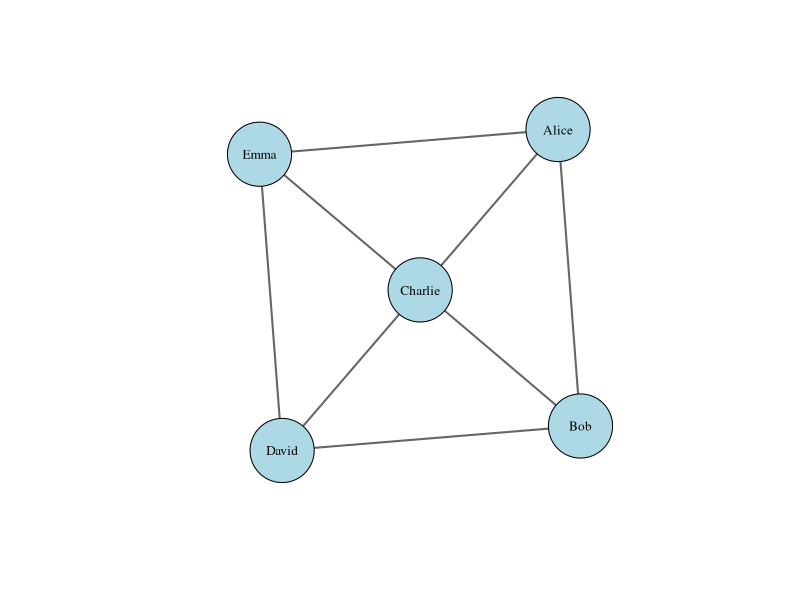
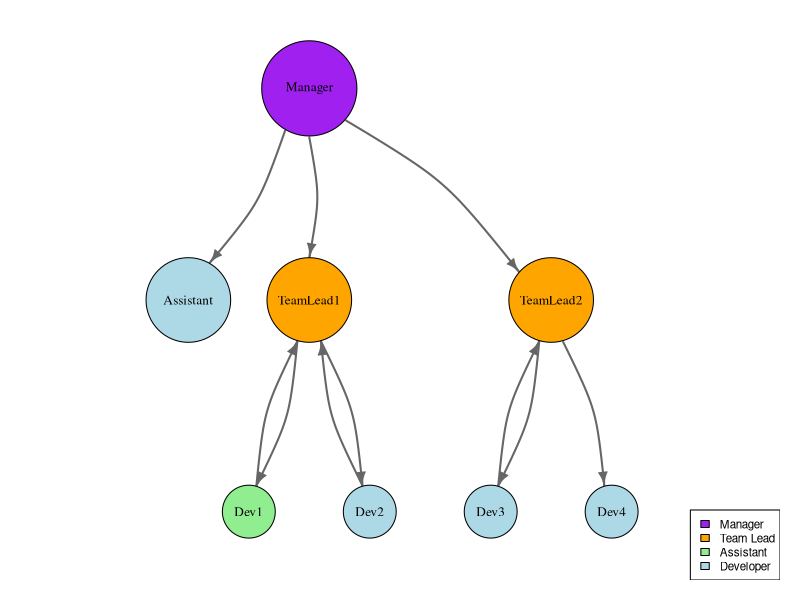
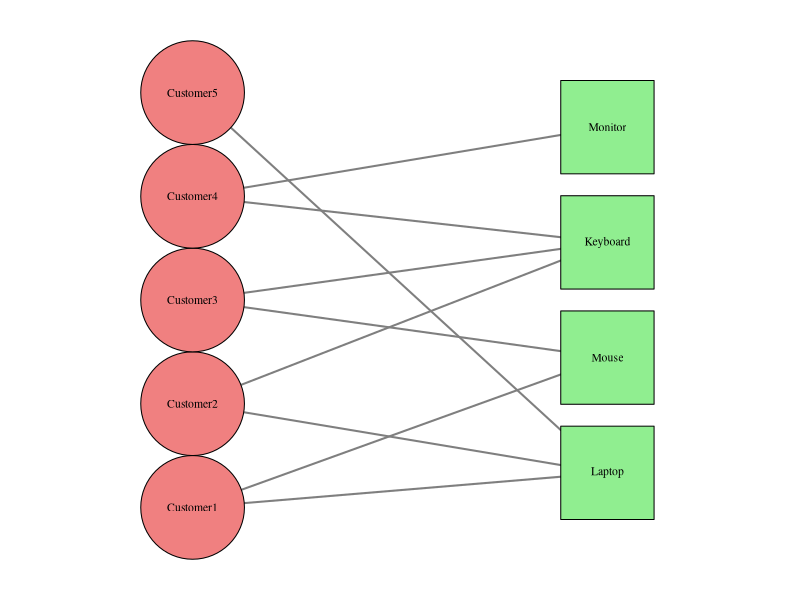
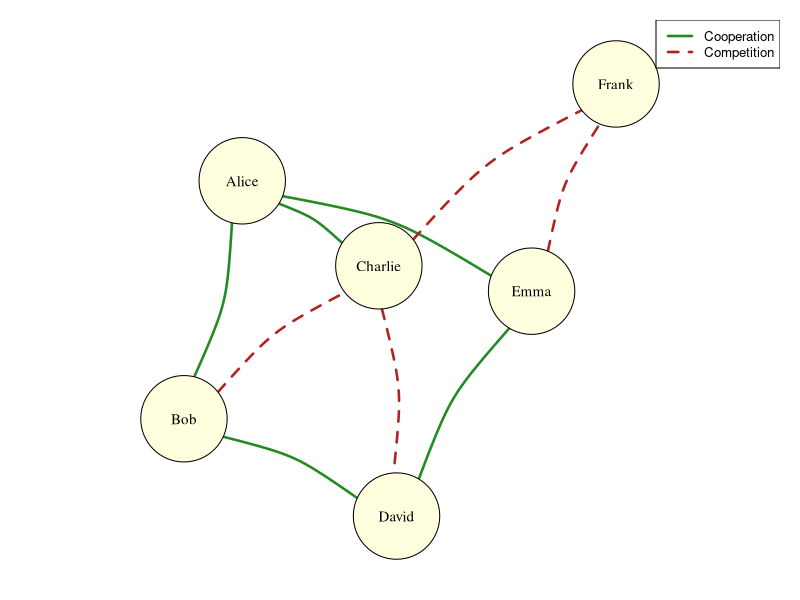
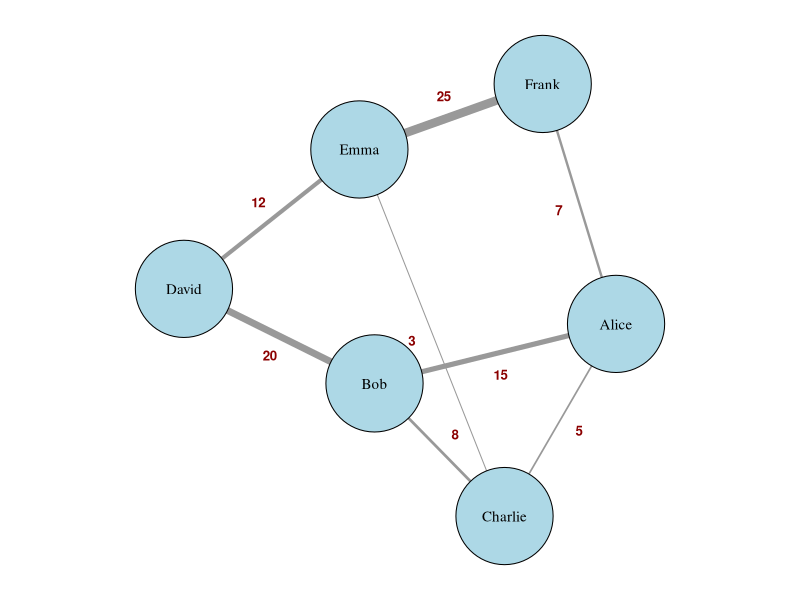
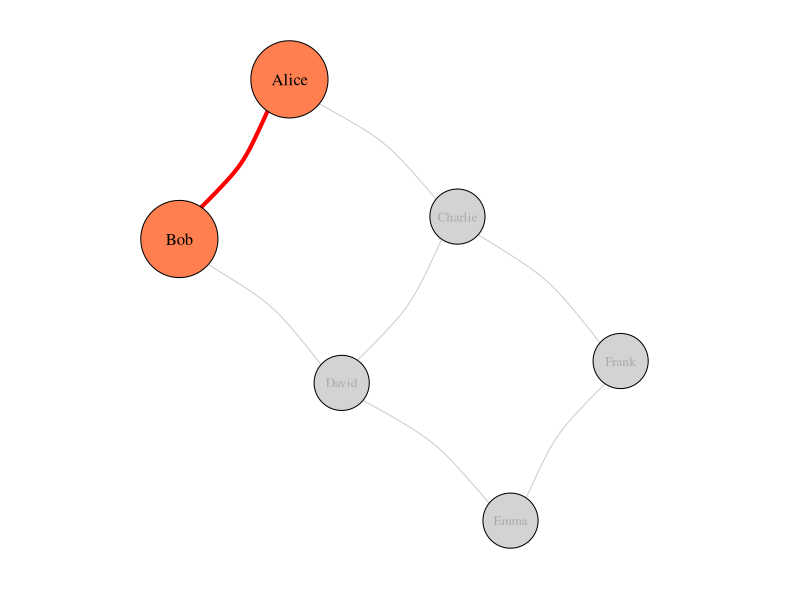
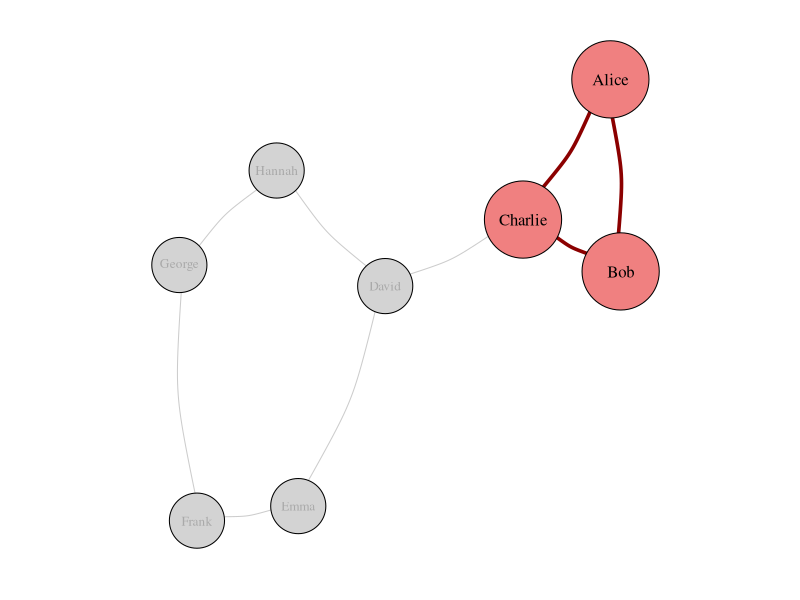

Recreate these plots in R, in order.
## ---- chunk 1
#| label: one-mode-network-viz
#| message: false
#| warning: false
#| echo: false
#| fig-cap: "Example of a one-mode collaboration network showing connections between individuals"

# Load required library
library(igraph)

# Create a sample one-mode network (e.g., collaboration network)
# Edge list format: who collaborates with whom
edges <- data.frame(
  from = c("Alice", "Alice", "Bob", "Bob", "Charlie", "David", "Emma", "Emma"),
  to = c("Bob", "Charlie", "Charlie", "David", "David", "Emma", "Alice", "Charlie")
)

# Create igraph object
g <- graph_from_data_frame(edges, directed = FALSE)

# Set transparent background
par(bg = "transparent")

# Basic visualization
plot(g, 
     vertex.size = 40,
     vertex.color = "lightblue",
     vertex.label.color = "black",
     vertex.label.cex = 0.8,
     edge.width = 2,
     edge.color = "gray40",
     layout = layout_with_fr(g))
## ---- chunk 2
#| label: directed-network-viz
#| message: false
#| warning: false
#| echo: false
#| fig-cap: "Directed Email Communication Network"

# Load required library
library(igraph)

# Create a directed network (e.g., email communication)
edges <- data.frame(
  from = c("Manager", "Manager", "Manager", "TeamLead1", "TeamLead1", 
           "TeamLead2", "TeamLead2", "Dev1", "Dev2", "Dev3"),
  to = c("TeamLead1", "TeamLead2", "Assistant", "Dev1", "Dev2", 
         "Dev3", "Dev4", "TeamLead1", "TeamLead1", "TeamLead2")
)

# Create directed graph
g <- graph_from_data_frame(edges, directed = TRUE)

# Set vertex properties based on role
V(g)$color <- c("purple", "orange", "orange", "lightgreen", 
                "lightblue", "lightblue", "lightblue", "lightblue")
V(g)$size <- c(45, 40, 40, 25, 25, 25, 40, 25)

# Set edge properties
E(g)$color <- "gray40"
E(g)$width <- 2
E(g)$arrow.size <- 0.7
E(g)$arrow.mode <- 2  # arrows at the end

# Set transparent background
par(bg = "transparent", mar = c(1, 1, 1, 1))

# Plot with hierarchical layout
coords <- layout_with_sugiyama(g)$layout
plot(g, 
     layout = coords,
     vertex.label.color = "black",
     vertex.label.cex = 0.8,
     edge.curved = 0.2,
     main = "")

# Add legend
legend("bottomright", 
       legend = c("Manager", "Team Lead", "Assistant", "Developer"), 
       fill = c("purple", "orange", "lightgreen", "lightblue"),
       cex = 0.7,
       bg = "white")
## ---- chunk 3
#| label: two-mode-network-viz
#| message: false
#| warning: false
#| echo: false
#| fig-cap: "Two-Mode Customer-Product Purchasing Network"

# Load required library
library(igraph)

# Create a two-mode network (customers and products)
# Edges represent purchases
edges <- data.frame(
  customer = c("Customer1", "Customer1", "Customer2", "Customer2", "Customer3", 
               "Customer3", "Customer4", "Customer4", "Customer5"),
  product = c("Laptop", "Mouse", "Laptop", "Keyboard", "Mouse", 
              "Keyboard", "Monitor", "Keyboard", "Laptop")
)

# Create bipartite graph
g <- graph_from_data_frame(edges, directed = FALSE)

# Set vertex types (TRUE for customers, FALSE for products)
V(g)$type <- V(g)$name %in% unique(edges$customer)

# Set colors and shapes based on type
V(g)$color <- ifelse(V(g)$type, "lightcoral", "lightgreen")
V(g)$shape <- ifelse(V(g)$type, "circle", "square")
V(g)$size <- ifelse(V(g)$type, 50, 45)

# Set transparent background
par(bg = "transparent")

# Create bipartite layout with increased separation
coords <- layout_as_bipartite(g)
# Put customers on the left, products on the right
coords[V(g)$type, 1] <- -1.5
coords[!V(g)$type, 1] <- 1.5

# Get indices for customers and products
customer_indices <- which(V(g)$type)
product_indices <- which(!V(g)$type)

# Space out customers evenly with larger gaps
n_customers <- length(customer_indices)
coords[customer_indices, 2] <- seq(-3, 3, length.out = n_customers)

# Space out products
n_products <- length(product_indices)
coords[product_indices, 2] <- seq(-2.5, 2.5, length.out = n_products)

# Plot with custom layout
plot(g, 
     layout = coords,
     vertex.label.color = "black",
     vertex.label.cex = 0.7,
     edge.width = 2,
     edge.color = "gray50",
     main = "")
## ---- chunk 4
#| label: signed-network-viz
#| message: false
#| warning: false
#| echo: false
#| fig-cap: "Signed Social Network with Positive and Negative Relationships"

# Load required library
library(igraph)

# Create a signed network with positive and negative edges
edges <- data.frame(
  from = c("Alice", "Alice", "Bob", "Bob", "Charlie", "David", "Emma", "Emma", "Frank"),
  to = c("Bob", "Charlie", "Charlie", "David", "David", "Emma", "Frank", "Alice", "Charlie"),
  sign = c(1, 1, -1, 1, -1, 1, -1, 1, -1)  # 1 = positive, -1 = negative
)

# Create graph
g <- graph_from_data_frame(edges, directed = FALSE)
E(g)$sign <- edges$sign

# Set edge colors based on sign
E(g)$color <- ifelse(E(g)$sign > 0, "forestgreen", "firebrick")
E(g)$lty <- ifelse(E(g)$sign > 0, 1, 2)  # solid for positive, dashed for negative
E(g)$width <- 2.5

# Set vertex properties
V(g)$color <- "lightyellow"
V(g)$size <- 40

# Set transparent background
par(bg = "transparent")

# Plot with Fruchterman-Reingold layout
plot(g, 
     layout = layout_with_fr(g),
     vertex.label.color = "black",
     vertex.label.cex = 0.9,
     edge.curved = 0.2,
     main = "")

# Add legend
legend("topright", 
       legend = c("Cooperation", "Competition"), 
       col = c("forestgreen", "firebrick"), 
       lty = c(1, 2), 
       lwd = 2.5,
       bg = "white",
       cex = 0.8)
## ---- chunk 5
#| label: weighted-network-viz
#| message: false
#| warning: false
#| echo: false
#| fig-cap: "Weighted Communication Network (Edge Width = Message Volume)"

# Load required library
library(igraph)

# Create a weighted network (e.g., email communication)
edges <- data.frame(
  from = c("Alice", "Alice", "Bob", "Bob", "Charlie", "David", "Emma", "Frank"),
  to = c("Bob", "Charlie", "Charlie", "David", "Emma", "Emma", "Frank", "Alice"),
  weight = c(15, 5, 8, 20, 3, 12, 25, 7)  # Number of messages
)

# Create graph
g <- graph_from_data_frame(edges, directed = FALSE)

# Set edge properties
E(g)$weight <- edges$weight
E(g)$width <- E(g)$weight / 3  # Scale for visualization
E(g)$color <- "gray60"

# Set vertex properties
V(g)$color <- "lightblue"
V(g)$size <- 45

# Set transparent background and margins
par(bg = "transparent", mar = c(1, 1, 1, 1))

# Store layout for consistent positioning
coords <- layout_with_fr(g)
coords <- norm_coords(coords, -1, 1, -1, 1)

# Plot network first
plot(g, 
     layout = coords,
     vertex.label.color = "black",
     vertex.label.cex = 0.9,
     edge.curved = 0,  # Straight edges for easier label placement
     rescale = FALSE,
     xlim = c(-1.2, 1.2),
     ylim = c(-1.2, 1.2),
     main = "")

# Calculate edge midpoints
el <- get.edgelist(g, names = FALSE)
edge_coords <- matrix(0, nrow = ecount(g), ncol = 2)
for (i in 1:ecount(g)) {
  v1 <- el[i, 1]
  v2 <- el[i, 2]
  # Midpoint
  edge_coords[i, 1] <- (coords[v1, 1] + coords[v2, 1]) / 2
  edge_coords[i, 2] <- (coords[v1, 2] + coords[v2, 2]) / 2
  # Offset perpendicular to edge
  dx <- coords[v2, 1] - coords[v1, 1]
  dy <- coords[v2, 2] - coords[v1, 2]
  len <- sqrt(dx^2 + dy^2)
  # Perpendicular vector
  edge_coords[i, 1] <- edge_coords[i, 1] - 0.1 * dy/len
  edge_coords[i, 2] <- edge_coords[i, 2] + 0.1 * dx/len
}

# Add labels
text(edge_coords[,1], edge_coords[,2], 
     labels = E(g)$weight, 
     cex = 0.8, 
     col = "darkred",
     font = 2)
## ---- chunk 6
#| label: dyad-network-viz
#| message: false
#| warning: false
#| echo: false
#| fig-cap: "Network with Emphasized Dyad (Alice-Bob)"

# Load required library
library(igraph)

# Create a network with a dyad to highlight
edges <- data.frame(
  from = c("Alice", "Alice", "Bob", "Charlie", "David", "Emma", "Frank"),
  to = c("Bob", "Charlie", "David", "David", "Emma", "Frank", "Charlie")
)

# Create graph
g <- graph_from_data_frame(edges, directed = FALSE)

# Identify the dyad to emphasize (Alice-Bob)
dyad_vertices <- c("Alice", "Bob")
is_dyad_vertex <- V(g)$name %in% dyad_vertices
is_dyad_edge <- (get.edgelist(g)[,1] %in% dyad_vertices) & 
                (get.edgelist(g)[,2] %in% dyad_vertices)

# Set vertex properties
V(g)$color <- ifelse(is_dyad_vertex, "coral", "lightgray")
V(g)$size <- ifelse(is_dyad_vertex, 35, 25)
V(g)$label.color <- ifelse(is_dyad_vertex, "black", "darkgray")
V(g)$label.cex <- ifelse(is_dyad_vertex, 1, 0.8)

# Set edge properties
E(g)$color <- ifelse(is_dyad_edge, "red", "gray80")
E(g)$width <- ifelse(is_dyad_edge, 4, 1)

# Set transparent background
par(bg = "transparent", mar = c(1, 1, 1, 1))

# Plot with layout that separates the dyad
coords <- layout_with_fr(g)
plot(g, 
     layout = coords,
     edge.curved = 0.2,
     main = "")

## ---- chunk 7
#| label: triad-network-viz
#| message: false
#| warning: false
#| echo: false
#| fig-cap: "Network with Emphasized Triad (Alice-Bob-Charlie)"

# Load required library
library(igraph)

# Create a network with a triad to highlight
edges <- data.frame(
  from = c("Alice", "Alice", "Bob", "Charlie", "David", "Emma", "Frank", "George", "Hannah"),
  to = c("Bob", "Charlie", "Charlie", "David", "Emma", "Frank", "George", "Hannah", "David")
)

# Create graph
g <- graph_from_data_frame(edges, directed = FALSE)

# Identify the triad to emphasize (Alice-Bob-Charlie)
triad_vertices <- c("Alice", "Bob", "Charlie")
is_triad_vertex <- V(g)$name %in% triad_vertices

# Get triad edges
edge_list <- get.edgelist(g)
is_triad_edge <- (edge_list[,1] %in% triad_vertices) & 
                 (edge_list[,2] %in% triad_vertices)

# Set vertex properties
V(g)$color <- ifelse(is_triad_vertex, "lightcoral", "lightgray")
V(g)$size <- ifelse(is_triad_vertex, 35, 25)
V(g)$label.color <- ifelse(is_triad_vertex, "black", "darkgray")
V(g)$label.cex <- ifelse(is_triad_vertex, 1, 0.8)

# Set edge properties
E(g)$color <- ifelse(is_triad_edge, "darkred", "gray80")
E(g)$width <- ifelse(is_triad_edge, 3.5, 1)

# Set transparent background
par(bg = "transparent", mar = c(1, 1, 1, 1))

# Plot with layout - increase node separation
coords <- layout_with_fr(g)
coords <- coords * 1.5  # Scale up coordinates for more separation
plot(g, 
     layout = coords,
     edge.curved = 0.15,
     main = "")

